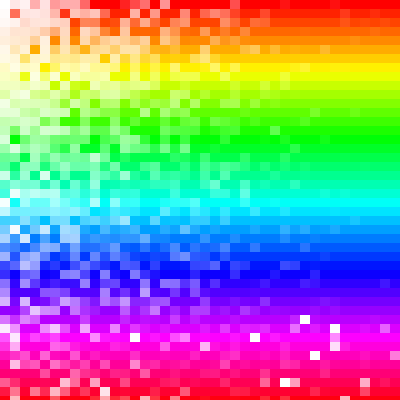
Frame 1 (no input)
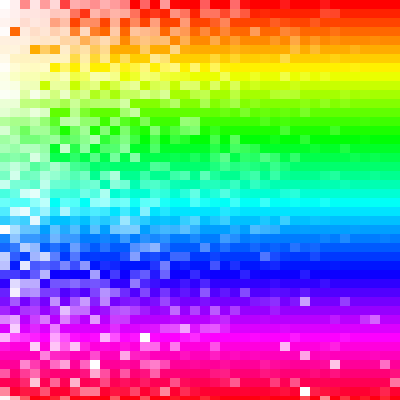
Frame 60 (the mouse pressed at the canvas centre just before this capture)
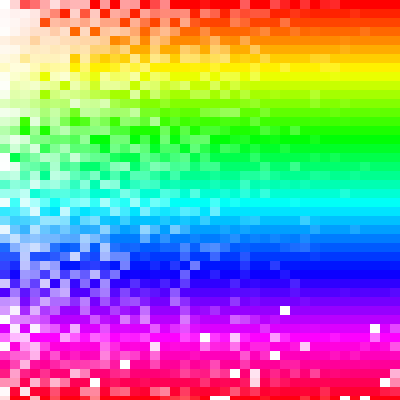
Frame 120 (the mouse held since frame 60 and released just before this capture)

The Processing sketch that drew these frames (run headless with seeded random() and noise(); from frame 60 on, the mouse is pressed at the canvas centre):

// Processing sketch: processing_73982
// ── processing_73982.pde

void setup()
{
  size(400,400);
  background(125);
  noStroke();
  smooth();
  colorMode(HSB);
}
void draw()
{
  for (int i = 0; i < height; i += 9){
  //set myHue to hold transition value for hue
  float myHue = map(i,0, height, 0, 255);
  //loop with j going from 0 to width of window each time
  //complete j loop is executed every time i loop executes once
  for (int j = 0; j < width; j +=10){
    //set mySaturation to hold transition value for hue
    float mySaturation =map(j,0, random(width), random(i),255);
    //update fill with changing hue and saturation values
    fill(myHue,mySaturation,255);
    // draw rectange at i, j co-ordinates
    rect(j, i, 14,14);
  }
}
}
